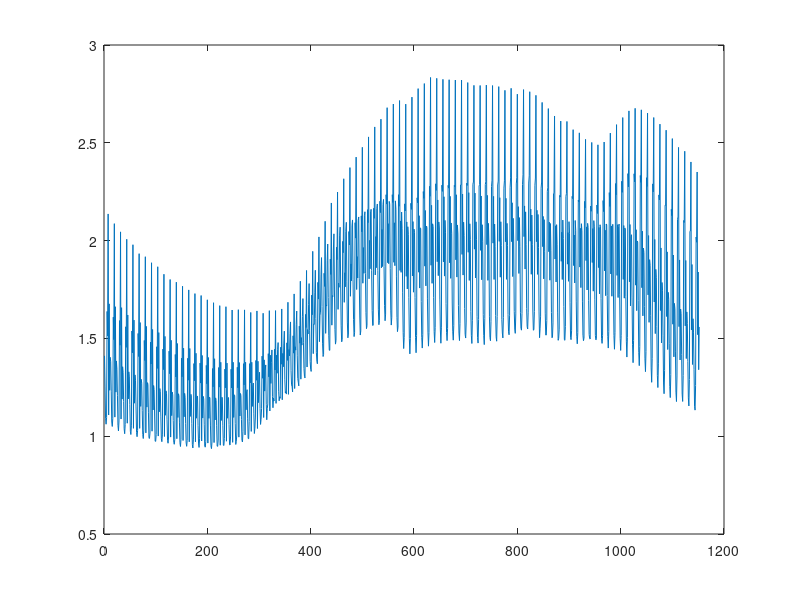

The MATLAB source for this figure:
clear all
clc
dem = [11833.30566	11579.16211	11256.5	11128.05176	10928.22168	10784.39551	10655.9209	10611.86523	10385.625	10291.83691	10209.94824	10162.99805	10127.15234	10055.97852	10140.95215	10108.91699	9986.808594	10027.19238	9916.37793	10040.93262	10044.37793	10130.95313	10138.42285	10380.83984	10665.41895	11126.4668	11441.52051	12083.95313	12399.93457	12890.17773	13285.07129	13751.57031	14285.23438	14929.39356	15500.50879	16042.66504	16625.07617	17062.23438	17346.5332	17556.09961	17657.63281	17784.81641	18008.84375	18112.66016	18342.08789	18538.0625	18335.61523	18111.33789	17277.78125	17040.91992	17125.59961	17288.59766	17346.20117	17374.38672	17312.03516	17106.88477	17086.47852	17053.73047	16998.36719	16823.79883	16809.56641	16726.91602	16627.81641	16529.06055	16567.17578	16556.22266	16716.79688	16518.02148	16596.48242	16594.13867	16481.61133	16304.2793	16352.27734	16591.83594	16860.47266	17088.625	17209.21484	17198.96875	17334.1875	17362.55859	17378.45117	17444.99219	17467.92383	17480.53125	17273.89844	17023.64844	16708.39258	16259.32324	15713.80273	15179.2832	14639.6543	14253.23828	13839.2627	13638.76172	13213.74414	12817.67773
10536.18457	10318.88965	10141.37891	9869.981445	9751.269531	9640.345703	9477.46582	9387.625977	9251.470703	9247.06543	9090.021484	9063.807617	8990.676758	8939.466797	8934.746094	8850.126953	8902.758789	8863.283203	8857.727539	8857.274414	8882.648438	8919.741211	9108.144531	9130.619141	9343.641602	9572.969727	9750.768555	10097.80566	10315.19922	10804.9209	11194.62793	11860.79981	12388.7666	12902.24902	13434.13574	13938.00293	14333.38965	14654.79688	14908.93164	15001.21875	15090.08008	15161.08984	15371.18945	15489.30469	15486.38867	15669.82129	15570.45215	15215.1377	14561.66504	14339.49023	14330.92383	14169.81934	14273.08008	14326.44824	14263.99023	14082.99219	14095.85938	13984.84863	13866.49414	13724.68066	13526.39063	13611.42773	13503.10059	13558.91016	13387.34082	13596.1875	13740.77734	13675.88086	13867.16797	13797.06836	13713.32227	13663.22656	13690.06836	13707.64844	13946.78418	14128.97656	14177.74316	14176.92578	14195.33496	14258.93555	14291.83984	14408.74902	14524.50195	14478.18164	14384.92188	14314.09473	14193.06934	13956.85938	13546.63281	13096.10645	12719.20898	12372.41309	12035.16895	11877.22754	11584.15332	11251.39941
9156.569336	8995.001953	8853.892578	8703.269531	8600.717773	8538.185547	8458.908203	8316.005859	8177.556641	8271.765625	8195.797852	8129.014648	8100.729492	8095.103516	8022.979492	8054.098633	7957.432129	7973.689941	7959.281738	8005.056152	8023.88623	8032.442871	8206.330078	8287.980469	8501.21582	8890.982422	9090.760742	9606.025391	9902.908203	10239.70703	10586.15625	10861.90918	11283.42969	11593.82031	11985.46875	12373.84277	12717.77637	12957.91504	13115.48242	13279.60547	13396.72168	13540.22754	13683.37402	13776.31055	13833.86231	13997.56738	13791.15723	13484.89648	12824.2207	12563.0918	12611.34863	12609.05762	12849.32715	12873.8457	12941.37402	12839.44922	12861.41895	12808.6875	12749.2627	12704.51367	12613.60156	12699.14356	12614.17578	12645.34961	12809.61523	12863.56641	12981.77246	13019.42676	13084.58594	12929.14356	12608.04883	12721.49707	12607.92188	12497.24902	12531.51563	12611.59961	12668.60938	12717.09668	12742.39941	12702.30957	12566.35254	12667.7959	12703.22852	12574.38867	12460.57129	12309.41895	11964.09766	11702.6416	11314.52539	10994.05176	10668.03125	10523.44629	10275.18066	10191.35742	10029.80957	9669.75
8899.731445	8803.902344	8610.896484	8492.222656	8458.285156	8364.361328	8286.467773	8290.323242	8163.617676	8150.983398	8084.762695	8039.863281	7944.605469	7952.231934	7881.595215	7904.224609	7915.572754	7852.754883	7951.150391	7986.285645	8009.961914	8161.408203	8139.511719	8275.979492	8722.349609	9113.894531	9567.200195	10018.00488	10077.3291	10297.00977	10521.77148	10704.37402	10953.64648	11256.88379	11606.69238	11801.45898	12071.85742	12333.5	12433.27539	12603.15918	12656.5957	12723.61914	12996.25293	13131.47949	13165.44141	13335.99023	13150.65234	12868.86523	12144.03809	11916.44043	11964.11719	12164.50586	12246.24707	12402.69141	12371.80859	12484.16406	12503.60645	12485.05762	12594.44727	12361.4707	12378.1416	12313.34766	12478.31445	12458.75098	12599.50391	12734.53223	12795.7168	12932.0293	12982.81055	12948.24316	12990.60156	12723.45703	12638.77344	12573.21094	12497.70606	12523.78125	12347.63867	12479.96875	12574.97461	12517.36133	12365.62305	12164.60059	12114.42188	12063.48535	11778.78418	11537.65625	11411.125	11153.3418	10696.68066	10472.3252	10207.31738	10040.96094	9871.557617	9876.289062	9683.34082	9504.09668
9177.947266	9150.412109	9039.970703	8881.508789	8827.993164	8625.246094	8646.599609	8519.273438	8460.770508	8441.583008	8352.160156	8249.983398	8253.795898	8198.824219	8227.415039	8272.923828	8167.041992	8138.508789	8222.255859	8294.294922	8392.702148	8437.111328	8597.095703	9007.832031	9208.212891	9580.264648	9770.947266	9893.648438	10008.9375	10191.80176	10284.96875	10542.39453	10883.85449	11162.41602	11490.95703	11891.43359	12065.86719	12486.65039	12525.08496	12766.03711	12822.58106	12903.83789	13123.9043	13150.0332	13337.24023	13619.40527	13486.08789	13065.20898	12615.6875	12583.19238	12705.11621	12752.61133	12826.52246	13039.55762	13031.05273	13006.22363	13142.13672	13218.91797	13280.2959	13356.61914	13387.53125	13439.45508	13293.55566	13514.45117	13469.12207	13573.64844	13628.53906	13641.4707	13704.35352	13737.13965	13533.50391	13343.73828	13243.22949	12944.51074	13081.51856	12903.21387	12827.88184	12589.67383	12551.00977	12562.55664	12692.79199	12881.20606	12823.26856	12697.97656	12625.46094	12494.73047	12238.04883	12018.21484	11712.3125	11487.25684	11210.26074	11024.02637	10968.37891	10990.26856	10815.02148	10557.9707
13734.90234	13490.18359	13341.17969	13077.32617	12897.34473	12790.70898	12491.2168	12416.19238	12220.5	12119.14844	12032.3418	11889.86914	11729.93555	11725.59473	11499.35645	11520.60547	11421.71094	11285.39258	11330.02734	11262.63965	11255.98145	11340.5459	11494.66699	11498.00684	11632.27051	11818.08496	11923.49707	12111.12012	12200.14941	12389.98242	12691.06836	13103.87305	13606.70117	14434.55566	14981.30566	15371.60254	15976.25781	16484.85742	16736.30859	17160.01758	17540.11914	17832.24805	18096.99805	18157.89258	18458.3457	18738.92578	18739.72461	18739.17773	18347.47852	18371.62109	18606.95117	18874.17578	19097.85156	19207.10742	19148.87305	19139.24609	19139.07422	19157.07422	19234.57227	19190.75195	19116.80273	19176.14844	19085.43359	19155.94531	19021.60547	19036.91211	19200.86328	19170.63477	19238.625	19145.84766	19018.95508	18888.84375	18783.11328	18711.09961	18669.29688	18668.56445	18509.83398	18450.61133	18251.68359	18297.35938	18488	18829.11328	19216.37109	19314.58984	19643.76953	19636.70703	19563.09375	19467.26367	19203.55859	18731.66016	18288.18164	18110.77148	17684.01563	17635.49805	17171.38086	16923.64063
12686.43066	12526.42969	12286.86426	12193.98633	11962.02148	11803.51172	11630.93359	11480.80078	11290.11328	11240.94824	11065.30371	10924.90137	10932.84766	10786.76465	10763.26758	10663.37207	10632.87402	10501.81445	10490.55273	10459.54395	10452.42773	10461.16016	10585.35059	10671.34766	10784.36621	10869.99414	10930.97168	11223.94922	11472.29981	11637.10352	11946.80762	12374.05371	13044.4707	13592.71777	14265.12207	14807.06836	15320.93652	15956.13672	16253.01953	16583.77539	16878.65625	17148.94531	17539.30859	17726.13477	17972.83008	18337.46289	18407.36523	18243.60742	18044.87109	18110.17969	18393.13867	18583.37109	18672.18164	18924.39453	18882.60742	19021.34961	19082.52148	19148.7168	19136.07031	19281.77148	19173.72266	19299.54883	19357.11719	19321.04102	19336.4082	19461.80273	19484.15234	19605.81836	19552.78516	19453.80469	19282.65039	19039.46289	18822.94922	18636.0918	18786.87891	18571.95508	18432.60547	18177.28711	18029.17969	17934.03711	18016.32227	18236.38867	18735.79297	18840.39063	19074.36328	19290.97461	19267.75	19092.82813	18862.19336	18513.39648	18277.28516	17840.88281	17787.62891	17547.76172	17184.30078	16701.84766
17914.88281	17498.70703	17146.22461	16828.68555	16595.03906	16211.60352	16080.7334	15822.2207	15650.82031	15330.1875	15104.05078	14989.51172	14815.74023	14657.68555	14499.50195	14417.07422	14234.32617	14108.82422	13982.73828	13937.68555	13796.46387	13810.26758	13801.43555	13690.76953	13756.33203	13657.11133	13768.08008	13770.64648	13841.48828	14128.32227	14485.99219	15029.15234	15491.39648	16311.27148	16929.60938	17599.47266	18385.4375	18853.53125	19422.81641	19902.13477	20351.62305	20772.0625	21217.0625	21644.90234	21977.90625	22470.70508	22626.77734	22776.0625	22623.22656	22923.20703	23287.76953	23504.45703	23765.47461	23728.93945	23685.2207	23668.78711	23655.71289	23654.29297	23546.80078	23427.42773	23421.49609	23438.64063	23419.11133	23373.26563	23214.51563	23301.375	23049.77148	23245.53711	23154.74023	23000.4375	22695.61914	22431.50781	22113.90234	21896.44141	21880.12695	21527.83984	21391.59766	21112.71875	20979.79688	20878.7168	20997.58789	21381.38477	21743.46289	22046.73828	22333.03711	22443.25195	22378.28125	22237.2832	22048.01172	21765.46094	21505.79883	21145.05078	20767.65625	20603.13672	20143.58398	19713.14844
9294.266602	9204.09375	9121.554688	8942.848633	8723.660156	8722.724609	8528.095703	8600.516602	8391.824219	8373.363281	8347.867188	8278.027344	8201.537109	8146.17627	8146.666016	8180.128906	8090.882812	8112.768555	7999.027344	8171.126953	8122.918945	8345.790039	8440.322266	8591.223633	8715.208008	9188.060547	9467.338867	9792.416992	9948.369141	10180.70703	10430.66504	10831.25977	11351.5957	11925.45898	12439.26563	12795.1875	13146.29297	13823.37695	14125.0625	14386.18945	14674.96094	14944.02734	15133.74023	15299.29883	15604.34473	15824.33984	15841.71094	15491.91406	15239.3125	15256.02148	15416.82227	15675.93457	15713.68164	15866.91016	15860.26563	15820.38086	15948.25391	16179.60449	16271.04688	16405.94336	16353.71484	16600.5	16662.78711	16738.83008	16723.63867	16727.6875	16768.68945	16942.05664	16746.39453	16727.37109	16514.27344	16295.20215	15982.13672	15884.31055	15762.80469	15701.46875	15636.11719	15915.51465	15832.31641	15617.10938	15472.92285	15341.97852	15279.12305	15109.04688	15005.83203	14861.4043	14752.70898	14443.99219	14139.75391	13774.87891	13517.2041	13187.02832	13082.94336	13116.05078	12944.75	12739.26172
14059.9502	13936.76367	13896.00391	13583.02637	13363.06738	13257.74121	13093.62305	12961.60742	12828.03125	12663.98438	12497.41602	12359.27539	12157.01953	12147.17188	11941.44336	11847.22656	11760.2959	11706.76563	11556.14648	11520.90918	11555.24805	11542.92871	11556.79883	11557.47656	11598.82227	11659.13477	11857.36328	11860.63379	11935.47559	12101.94922	12220.29199	12612.28906	12957.7627	13201.87012	13554.11133	14001.95215	14414.76563	14948.88672	15393.10059	15770.88086	16085.32617	16473.59961	16779.76563	16941.65625	17248.12695	17498.31836	17535.7832	17615.14453	17572.92773	17587.20898	17839.34961	18061.87695	18284.79297	18514.81641	18652.44141	18669.38086	18736.98047	18765.10156	18826.69141	18808.76563	18684.97266	18709.61719	18667.50977	18610.87305	18584.55273	18393.71289	18226.41797	18258.625	18121.16797	18071.98438	17808.19336	17559.91992	17406.06055	17131.01758	17114.73633	17011.74414	17298.60938	17359.4043	17284.96875	17334.63672	17217.92969	17395.51758	17452.77344	17417.23828	17461.76563	17237.83008	17175.94141	16987.63672	16820.25	16457.07227	16288.20703	16153.35156	15942.0918	15919.5459	15746.88379	15425.08398
10354.63086	10276.50977	9976.861328	9984.733398	9801.276367	9664.31543	9632.862305	9511.644531	9430.126953	9284.78418	9267.916992	9187.914062	9217.619141	9232.765625	9157.189453	9163.089844	9151.009766	9081.113281	9061.275391	9156.770508	9190.990234	9253.423828	9518.268555	9661.920898	9827.678711	10319.56543	10649.29004	11084.58984	11363.27539	11831.23731	12075.71289	12291.28223	12769.10449	13178.57324	13706.87988	13973.52148	14367.92969	14768.71191	14788.73145	15047.66602	15167.31738	15370.13379	15563.31738	15608.81641	15658.92969	15781.29688	15695.27441	15410.59277	14698.24316	14560.21191	14736.88574	14831.29297	14939.49219	15269.04102	15249.92676	15154.10156	15207.6084	15293.2666	15064.91504	15170.15039	15094.23438	15066.94141	15106.03027	15203.48535	15111.35449	15230.85059	15363.61231	15553.20801	15328.16406	15324.86231	15132.36523	15073.9541	14998.18945	15104.42578	15027.32813	14955.52051	14756.12402	14654.49902	14604.21484	14490.00098	14410.7207	14386.37305	14331.22461	14303.6416	13974.14844	13770.05957	13546.16211	13267.18262	12784.29395	12385.83984	12102.67383	11787.93555	11654.26367	11714.35742	11460.93457	11236.64356
11767.2207	11612.45996	11363.75684	11145.52637	11013.94141	10824.84473	10681.98535	10559.10938	10430.50293	10329.90918	10279.74121	10205.77637	10222.75488	10178.01563	10082.77734	10094.19141	10061.30273	10030.11523	10056.66309	10015.30762	10159.75391	10219.37402	10280.93359	10535.49609	10681.31738	11221.35547	11554.44141	12092.08691	12340.49414	12782.75879	13176.9082	13525.31445	14025.81543	14560.70117	15301.11133	15910.03809	16411.73438	16975.19336	17170.1543	17398.93945	17646.32422	17835.89844	18005.17578	18142.625	18323.09961	18453.20117	18475.62305	17997.21094	17366.62695	17263.91016	17317.63281	17393.47461	17492.29688	17571.69141	17638.08398	17527.50977	17442.40039	17561.52734	17492.63281	17577.96875	17452.38867	17510.50781	17479.29492	17579.23828	17510.60156	17726.15234	17757.61328	18004.30664	17867.71289	17892.08984	17668.95313	17503.71094	17455.14648	17652.04492	17584.22656	17634.4082	17496.27539	17511.58789	17628.84375	17451.75391	17482.72852	17448.80664	17380.3418	17314.01953	16941.00977	16752.75	16451.42773	15955.27832	15537.80762	14975.84766	14553.67676	14080.69824	13838.50195	13714.57422	13421.56445	13069.82324
];
dem =reshape(dem,1,1152);
dem_max = max(dem);
dem = dem/dem_max;
dem = 2.834*dem;
plot(dem)